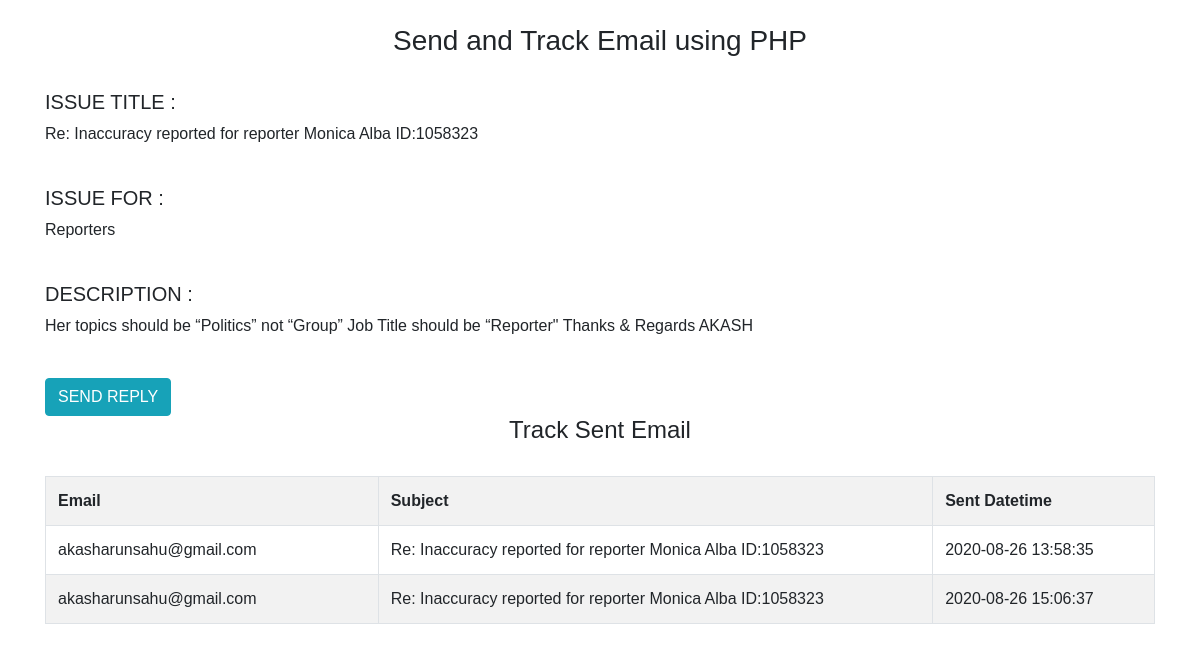
Page /issue.php?id=2 on the earlier database version.
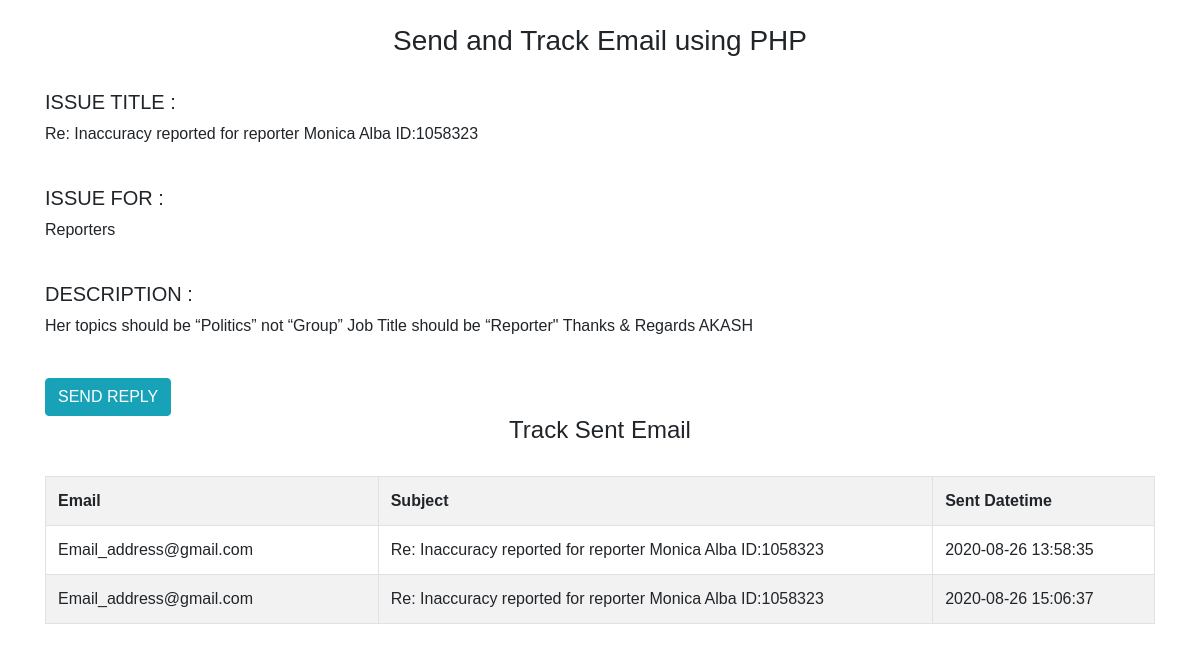
Same page on the later database version.
### tables this page shows
CREATE TABLE `tbl_inaccuracy` (
  `issue_id` int(11) NOT NULL,
  `issue_for` varchar(255) DEFAULT NULL,
  `reporter_id` int(11) DEFAULT NULL,
  `outlet_id` int(11) DEFAULT NULL,
  `issue_title` varchar(255) DEFAULT NULL,
  `description` text DEFAULT NULL,
  `date_created` date DEFAULT NULL,
  `date_updated` timestamp NULL DEFAULT NULL,
  `updated_by` int(11) DEFAULT NULL,
  `status` varchar(255) DEFAULT NULL,
  `reported_by` varchar(255) DEFAULT NULL,
  `reported_user_email` varchar(255) DEFAULT NULL,
  `report_to` varchar(255) DEFAULT NULL
);

CREATE TABLE `tbl_inaccuracy_reply` (
  `reply_id` int(4) NOT NULL,
  `issue_id` int(4) NOT NULL,
  `issue_title` text NOT NULL,
  `description` text NOT NULL,
  `reported_user_email` varchar(255) NOT NULL,
  `date_created` timestamp NOT NULL DEFAULT current_timestamp() ON UPDATE current_timestamp()
);

### issue.php (the view, shortened to what this page needs)
<?php
$connect = new PDO("mysql:host=localhost;dbname=mediadb", "root", "");
$id = $_GET['id'];
$count=$connect->prepare("select * from tbl_inaccuracy where issue_id=:id");
$count->bindParam(":id",$id,PDO::PARAM_INT,1);
if($count->execute()){
$row = $count->fetch(PDO::FETCH_OBJ);
$issue_subject = 'Re: '.$row->issue_title;
}else{
print_r($connect->errorInfo());
}
?>
<?php
function fetch_email_track_data($connect)
{
    $id = $_GET['id'];
    $query = "SELECT * FROM tbl_inaccuracy_reply WHERE issue_id=:id";
    $statement = $connect->prepare($query);
    $statement->bindParam(":id",$id,PDO::PARAM_INT,1);
	$statement->execute();
	$result = $statement->fetchAll();
	$total_row = $statement->rowCount();
	$output = '
	<div class="table-responsive">
		<table class="table table-bordered table-striped">
			<tr>
				<th width="30%">Email</th>
				<th width="50%">Subject</th>
				<th width="20%">Sent Datetime</th>
			</tr>
	';
	if($total_row > 0)
	{
		foreach($result as $row)
		{
			$output .= '
				<tr>
					<td>'.$row["reported_user_email"].'</td>
					<td>'.$row["issue_title"].'</td>
					<td>'.$row["date_created"].'</td>
				</tr>
			';
		}
	}
	else
	{
		$output .= '
		<tr>
			<td colspan="4" align="center">No Email Send Data Found</td>
		</tr>
		';
	}
	$output .= '</table>';
	return $output;
}
?>
<!DOCTYPE html>
<html>
	<head>
        <link rel="stylesheet" href="https://stackpath.bootstrapcdn.com/bootstrap/4.5.2/css/bootstrap.min.css">
	</head>
	<body>
		<br />
		<div class="container">
			<h3 style="text-align:center">Send and Track Email using PHP</h3>
			<br />
            <div>
                <h5>ISSUE TITLE :</h5>
                <p><?php echo $issue_subject?></P>
                <br>
                <h5>ISSUE FOR :</h5>
                <p><?php echo $row->issue_for?></P>
                <br>
                <h5>DESCRIPTION :</h5>
                <p><?php echo $row->description?></P>
                <br>
            </div>
            <button class="btn btn-info" id="myBtn">SEND REPLY</button>
			<br />
			<h4 style="text-align:center">Track Sent Email</h4>
            <br />
			<?php
			echo fetch_email_track_data($connect);
			?>
		</div>
		<br />
		<br />
	</body>
</html>

### issue.php (style rules this page uses)
body { font-family: Arial, Helvetica, sans-serif; }

Differences in the rows shown:
removed tbl_inaccuracy_reply: reported_user_email "akasharunsahu@gmail.com", issue_title "Re: Inaccuracy reported for reporter Monica Alba ID:1058323", date_created "2020-08-26 13:58:35"
removed tbl_inaccuracy_reply: reported_user_email "akasharunsahu@gmail.com", issue_title "Re: Inaccuracy reported for reporter Monica Alba ID:1058323", date_created "2020-08-26 15:06:37"
added tbl_inaccuracy_reply: reported_user_email "Email_address@gmail.com", issue_title "Re: Inaccuracy reported for reporter Monica Alba ID:1058323", date_created "2020-08-26 13:58:35"
added tbl_inaccuracy_reply: reported_user_email "Email_address@gmail.com", issue_title "Re: Inaccuracy reported for reporter Monica Alba ID:1058323", date_created "2020-08-26 15:06:37"
